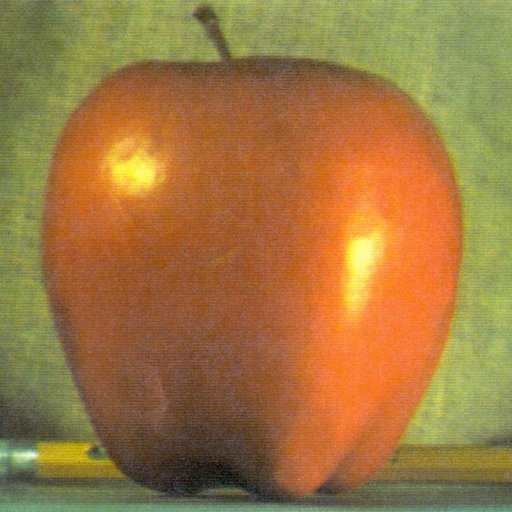
#> input picture images/apple.jpg, 512 x 512 px, found by its file name
$ jupyter execute '4-6 Normalize.ipynb'   (shell and % lines are left out)
#> lines starting #> are read from the running program, lines starting #| are printed output that depends on the picture
### **直方图归一化**

* cv.NORM_INF 无穷范数，向量的最大值，输出结果为除以数据的最大值后将所有的数据归一化到0~1
* cv.NORM_L1 L1范数，绝对值之和，输出结果为每个灰度值所占的比例
* cv.NORM_L2 L2范数，平方和之根，输出结果为模长的归一化
* cv.NORM_MINMAX 线性归一化，max表示归一化范围的上限，min表示归一化范围的下限

[cell 1]
# -*- coding:utf-8 -*-
import cv2 as cv
import numpy as np
import sys
import matplotlib
import matplotlib.pyplot as plt
# 设置中文字体
matplotlib.rcParams['font.family'] = 'simhei'
matplotlib.rcParams['axes.unicode_minus'] = False
rootpath = '/home/zomnk/python_ws/02-OpenCV4/images/'

[cell 2]
# 对数组进行归一化
data = np.array([2.0, 8.0, 10.0])
# 绝对值求和归一化
# 在cv.NORM_MINMAX模式下，第3个参数表示归一化后的最小值，第4个参数表示归一化后的最大值
# 在其余三种模式下，第3个参数表示执行归一化后矩阵的范数，不适用第4个参数
data_L1 = cv.normalize(data, None, 1.0, 0.0, cv.NORM_L1)\
# 模长归一化
data_L2 = cv.normalize(data, None, 1.0, 0.0, cv.NORM_L2)
# 最大值归一化
data_Inf = cv.normalize(data, None, 1.0, 0.0, cv.NORM_INF)
# 线性归一化
data_MINMAX = cv.normalize(data, None, 1.0, 0.0, cv.NORM_MINMAX)

[cell 3]
# 展示结果
print('绝对值求和归一化结果为\n{}'.format(data_L1))
print('模长归一化结果为\n{}'.format(data_L2))
print('最大值归一化结果为\n{}'.format(data_Inf))
print('线性归一化结果为\n{}'.format(data_MINMAX))

[cell 4]
# 对直方图进行归一化
# 读取图像并判断是否读取成功
img = cv.imread(rootpath +'apple.jpg')
#> img is the input picture: shape (512, 512, 3); mean B, G, R 64.8, 119.7, 159.1
if img is None:
    print('Failed to read apple.jpg')
    sys.exit

[cell 5]
# 将图像转换为灰度图像
gray_image = cv.cvtColor(img, cv.COLOR_BGR2GRAY)
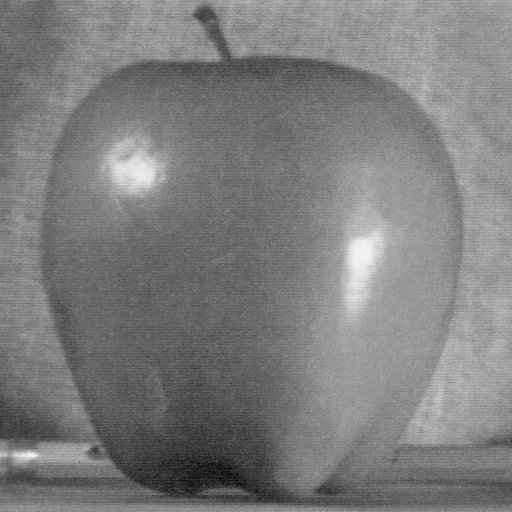
#> gray_image: shape (512, 512); min 7, max 248, mean 125.2
# 对图像进行直方图计算
hist_item = cv.calcHist([gray_image], [0], None, [256], [0, 256])
#> hist_item = 256 values, max 3896 at index 152, min 0 at index 0, mean 1024
# 对直方图进行最大值归一化
image_L1 = cv.normalize(hist_item, None, 1, 0, cv.NORM_L1)
#> image_L1 = 256 values, max 0.0149 at index 152, min 0 at index 0, mean 0.00391
# 对直方图进行模长归一化
image_L2 = cv.normalize(hist_item, None, 1, 0, cv.NORM_L2)
#> image_L2 = 256 values, max 0.146 at index 152, min 0 at index 0, mean 0.0385
# 对直方图进行最大值归一化
image_Inf = cv.normalize(hist_item, None, 1, 0, cv.NORM_INF)
#> image_Inf = 256 values, max 1 at index 152, min 0 at index 0, mean 0.263
# 对直方图进行线性归一化
image_MINMAX = cv.normalize(hist_item, None, 1, 0, cv.NORM_MINMAX)
#> image_MINMAX has the same summary as image_Inf

[cell 6]
# 绘制直方图并展示
plt.figure(figsize=(16, 4))
plt.subplot(1, 4, 1)
plt.title('最大值归一化')
plt.plot(image_L1)
plt.subplot(1, 4, 2)
plt.title('模长归一化')
plt.plot(image_L2)
plt.subplot(1, 4, 3)
plt.title('最大值归一化')
plt.plot(image_Inf)
plt.subplot(1, 4, 4)
plt.title('线性归一化')
plt.plot(image_MINMAX)
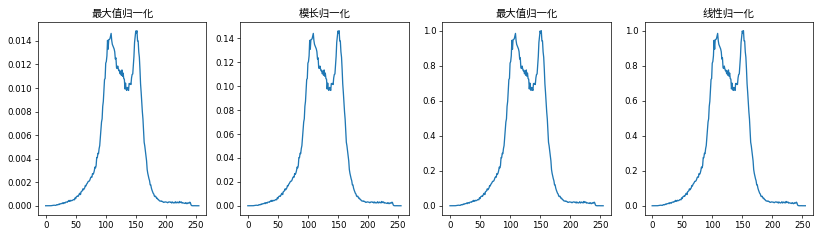
#> figure drawn by matplotlib, 4 panels; panel 1: curve peaks at x = 152, y = 0.0149; panel 2: curve peaks at x = 152, y = 0.146; panel 3: curve peaks at x = 152, y = 1; panel 4: curve peaks at x = 152, y = 1
